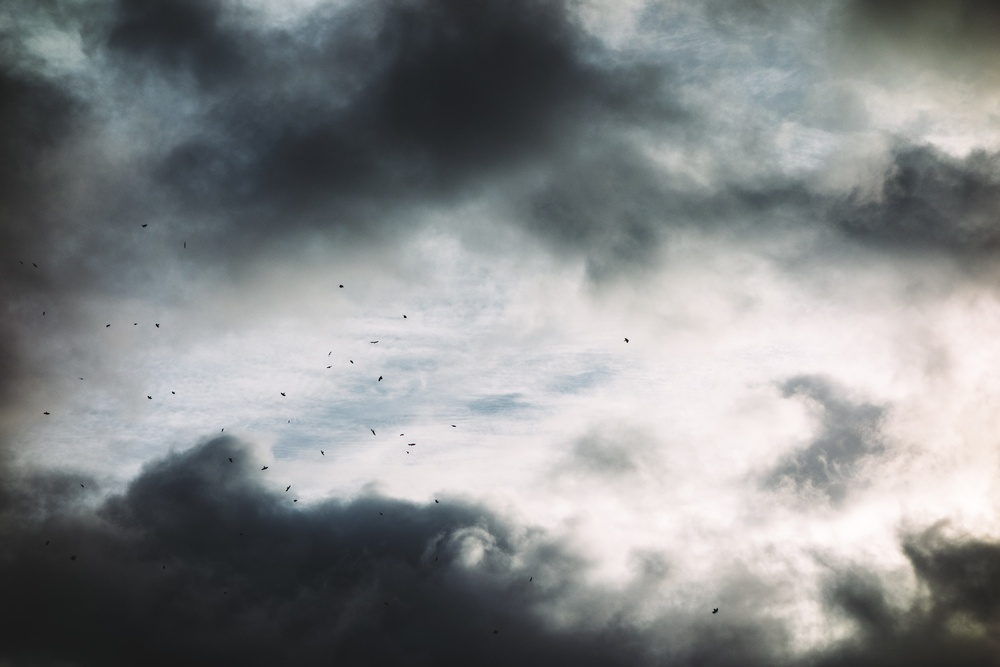
#> input picture Data/1.jpg, 1000 x 667 px, shrunk from 3072 x 2048 before the run; its folder holds 4 pictures in this run; the run also reads 1 picture not shown here
$ python main.py
#> lines starting #> are read from the running program, lines starting #| are printed output that depends on the picture
import cv2
import os
from scipy import signal
import pywt

class Images:
    """
    Класс для выгрузки изображений
    """

    # image_paths = None
    def __init__(self, filepath):
        self.__set_data(filepath)
        self.image_paths = [os.path.join(filepath, file) for file in sorted(os.listdir(filepath))]
        self.images_gen = self.__f_image_gen()

    def __set_data(self, filepath):
        self.__filepath = filepath

    """
    Генератор для того, чтобы работа происходила только с одним конкретным изображением,
    и только это изображение хранилось в памяти
    """

    def __f_image_gen(self):
        for path in self.image_paths:
            yield cv2.imread(path, cv2.IMREAD_GRAYSCALE)


class WaveletAdaptiveMethod:

    def __init__(self, image):
        self.image = image

    def img_intensity(self):
        return signal.medfilt2d(self.image[:])


def print_hi(name):
    print('Hi, {name}')  # Press Ctrl+F8 to toggle the breakpoint.


if __name__ == '__main__':
    Data = Images('Data')
    count = 1
    for i in Data.images_gen:
        cv2.imshow(str(count), i)
        count += 1
#> this loop made 4 passes
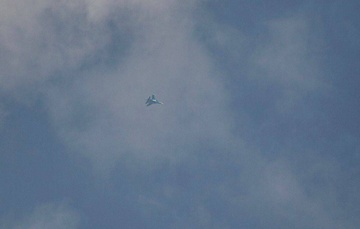
#> input picture Data/2.jpg, 360 x 229 px, shrunk from 1106 x 703 before the run
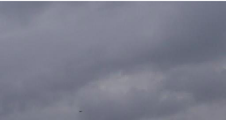
#> input picture Data/3.png, 226 x 120 px, shrunk from 693 x 369 before the run
    cv2.waitKey(0)
